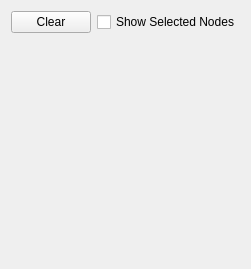
<?xml version="1.0" encoding="UTF-8"?>
<ui version="4.0">
 <class>ContourWidgetConfig</class>
 <widget class="QWidget" name="ContourWidgetConfig">
  <property name="geometry">
   <rect>
    <x>0</x>
    <y>0</y>
    <width>238</width>
    <height>269</height>
   </rect>
  </property>
  <property name="windowTitle">
   <string>Form</string>
  </property>
  <layout class="QGridLayout" name="gridLayout_2">
   <item row="0" column="0">
    <layout class="QGridLayout" name="gridLayout">
     <item row="0" column="1">
      <widget class="QCheckBox" name="showNodesCheckBox">
       <property name="text">
        <string>Show Selected Nodes</string>
       </property>
      </widget>
     </item>
     <item row="0" column="0">
      <widget class="QPushButton" name="clearButton">
       <property name="text">
        <string>Clear</string>
       </property>
      </widget>
     </item>
     <item row="1" column="1">
      <spacer name="verticalSpacer">
       <property name="orientation">
        <enum>Qt::Vertical</enum>
       </property>
       <property name="sizeHint" stdset="0">
        <size>
         <width>20</width>
         <height>40</height>
        </size>
       </property>
      </spacer>
     </item>
    </layout>
   </item>
  </layout>
 </widget>
 <resources/>
 <connections/>
</ui>
